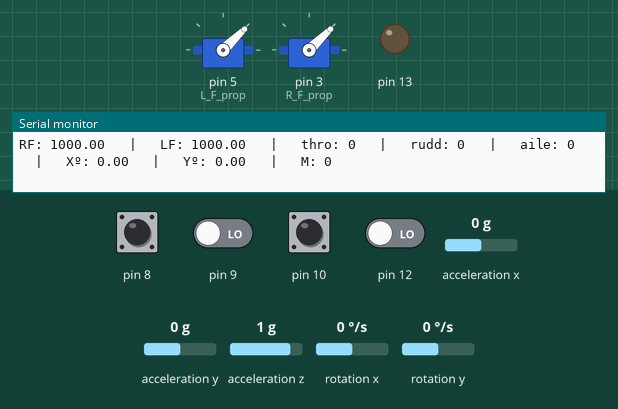
Simulated run of this sketch. Board: Arduino Uno, built with avr-gcc and run on an emulated ATmega328P. Shown: 2 × servo, output pins drawn as LEDs (lit = HIGH), the last lines printed to the serial monitor. Wiring (inferred from the names in the program): MPU-6050 motion sensor at I2C address 0x68. Inputs (shaded band) come from the test bench; at power-on: pin 8–10, pin 12 LOW, acceleration z 1 g, acceleration x 0 g, acceleration y 0 g, rotation x 0 °/s, rotation y 0 °/s.

Above: at 2.6 s.
2.7 s: acceleration z set to 0 g
At 3.3 s:
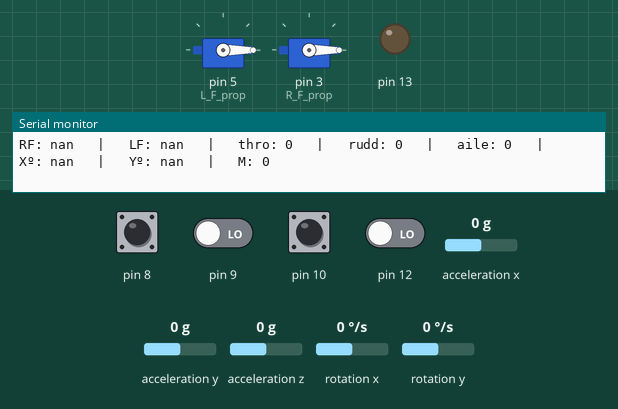
4.3 s: pin 8 pulsed HIGH 2 times (0.12 s each, 0.3 s apart)
7.9 s: pin 10 pulsed HIGH 2 times (0.12 s each, 0.3 s apart)
Timing chart, 0 to 10.9 s (numbered marks = the images above; inputs shaded):
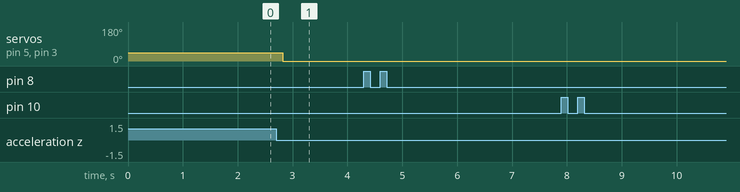

The sketch:

Arduino_drone_2.0_one_axis.ino
```cpp
/* http://www.youtube.com/c/electronoobs
 *
 * This is an example where we control one axis bar with PID
 * and data from the radio receiver and the MPU6050 module
 *
 * Arduino pin    |   MPU6050
 * 5V             |   Vcc
 * GND            |   GND
 * A4             |   SDA
 * A5             |   SCL
 *
 * Left__motor    |   D4
 * Right__motor   |   D7
  */

#include <Wire.h>
#include <Servo.h>

Servo L_F_prop;
//Servo L_B_prop;  //not used for one axis test
Servo R_F_prop;
//Servo R_B_prop;  //not used for one axis test


//We create variables for the time width values of each PWM input signal
unsigned long counter_1, counter_2, counter_3, counter_4, current_count;

//We create 4 variables to stopre the previous value of the input signal (if LOW or HIGH)
byte last_CH1_state, last_CH2_state, last_CH3_state, last_CH4_state;

//To store the 1000us to 2000us value we create variables and store each channel
int input_YAW;      //In my case channel 4 of the receiver and pin D12 of arduino
int input_PITCH;    //In my case channel 2 of the receiver and pin D9 of arduino
int input_ROLL;     //In my case channel 1 of the receiver and pin D8 of arduino
int input_THROTTLE; //In my case channel 3 of the receiver and pin D10 of arduino


/*MPU-6050 gives you 16 bits data so you have to create some float constants
*to store the data for accelerations and gyro*/

//Gyro Variables
float elapsedTime, time, timePrev;        //Variables for time control
int gyro_error=0;                         //We use this variable to only calculate once the gyro data error
float Gyr_rawX, Gyr_rawY, Gyr_rawZ;       //Here we store the raw data read
float Gyro_angle_x, Gyro_angle_y;         //Here we store the angle value obtained with Gyro data
float Gyro_raw_error_x, Gyro_raw_error_y; //Here we store the initial gyro data error

//Acc Variables
int acc_error=0;                            //We use this variable to only calculate once the Acc data error
float rad_to_deg = 180/3.141592654;         //This value is for pasing from radians to degrees values
float Acc_rawX, Acc_rawY, Acc_rawZ;         //Here we store the raw data read
float Acc_angle_x, Acc_angle_y;             //Here we store the angle value obtained with Acc data
float Acc_angle_error_x, Acc_angle_error_y; //Here we store the initial Acc data error
float Total_angle_x, Total_angle_y;


//More variables for the code
int i;
int mot_activated=0;
long activate_count=0;
long des_activate_count=0;


//////////////////////////////PID FOR ROLL///////////////////////////
float roll_PID, pwm_L_F, pwm_L_B, pwm_R_F, pwm_R_B, roll_error, roll_previous_error;
float roll_pid_p=0;
float roll_pid_i=0;
float roll_pid_d=0;
///////////////////////////////ROLL PID CONSTANTS////////////////////
double roll_kp=1.5;//3.55
double roll_ki=0.012;//0.003
double roll_kd=0.25;//2.05
float roll_desired_angle = 0;     //This is the angle in which we whant the


 //Only ROLL is used for this one axis test
//////////////////////////////PID FOR PITCH//////////////////////////
float pitch_PID, pitch_error, pitch_previous_error;
float pitch_pid_p=0;
float pitch_pid_i=0;
float pitch_pid_d=0;
///////////////////////////////PITCH PID CONSTANTS///////////////////
double pitch_kp=0.5;//3.55
double pitch_ki=0.00;//0.003
double pitch_kd=0.00;//2.05
float pitch_desired_angle = 0;     //This is the angle in which we whant the


void setup() {


  //This part is for the PWM input interruptions
  PCICR |= (1 << PCIE0);    //enable PCMSK0 scan
  PCMSK0 |= (1 << PCINT0);  //Set pin D8 trigger an interrupt on state change.
  PCMSK0 |= (1 << PCINT1);  //Set pin D9 trigger an interrupt on state change.
  PCMSK0 |= (1 << PCINT2);  //Set pin D10 trigger an interrupt on state change.
  PCMSK0 |= (1 << PCINT4);  //Set pin D12 trigger an interrupt on state change.


  DDRB |= B00100000;  //D13 as output
  PORTB &= B11011111; //D13 set to LOW

  L_F_prop.attach(5); //left front motor
  //L_B_prop.attach(5); //left back motor  //not used for one axis test
  R_F_prop.attach(3); //right front motor
  //R_B_prop.attach(6); //right back motor //not used for one axis test
  /*in order to make sure that the ESCs won't enter into config mode
  *I send a 1000us pulse to each ESC.*/
  L_F_prop.writeMicroseconds(1000);
  //L_B_prop.writeMicroseconds(1000); //not used for one axis test
  R_F_prop.writeMicroseconds(1000);
  //R_B_prop.writeMicroseconds(1000); //not used for one axis test


  Wire.begin();                           //begin the wire comunication
  Wire.beginTransmission(0x68);           //begin, Send the slave adress (in this case 68)
  Wire.write(0x6B);                       //make the reset (place a 0 into the 6B register)
  Wire.write(0x00);
  Wire.endTransmission(true);             //end the transmission

  Wire.beginTransmission(0x68);           //begin, Send the slave adress (in this case 68)
  Wire.write(0x1B);                       //We want to write to the GYRO_CONFIG register (1B hex)
  Wire.write(0x10);                       //Set the register bits as 00010000 (100dps full scale)
  Wire.endTransmission(true);             //End the transmission with the gyro

  Wire.beginTransmission(0x68);           //Start communication with the address found during search.
  Wire.write(0x1C);                       //We want to write to the ACCEL_CONFIG register (1A hex)
  Wire.write(0x10);                       //Set the register bits as 00010000 (+/- 8g full scale range)
  Wire.endTransmission(true);

  Serial.begin(9600);
  delay(1000);
  time = millis();                         //Start counting time in milliseconds


/*Here we calculate the gyro data error before we start the loop
 * I make the mean of 200 values, that should be enough*/
  if(gyro_error==0)
  {
    for(int i=0; i<200; i++)
    {
      Wire.beginTransmission(0x68);            //begin, Send the slave adress (in this case 68)
      Wire.write(0x43);                        //First adress of the Gyro data
      Wire.endTransmission(false);
      Wire.requestFrom(0x68,4,true);           //We ask for just 4 registers

      Gyr_rawX=Wire.read()<<8|Wire.read();     //Once again we shif and sum
      Gyr_rawY=Wire.read()<<8|Wire.read();

      /*---X---*/
      Gyro_raw_error_x = Gyro_raw_error_x + (Gyr_rawX/32.8);
      /*---Y---*/
      Gyro_raw_error_y = Gyro_raw_error_y + (Gyr_rawY/32.8);
      if(i==199)
      {
        Gyro_raw_error_x = Gyro_raw_error_x/200;
        Gyro_raw_error_y = Gyro_raw_error_y/200;
        gyro_error=1;
      }
    }
  }//end of gyro error calculation


/*Here we calculate the acc data error before we start the loop
 * I make the mean of 200 values, that should be enough*/
  if(acc_error==0)
  {
    for(int a=0; a<200; a++)
    {
      Wire.beginTransmission(0x68);
      Wire.write(0x3B);                       //Ask for the 0x3B register- correspond to AcX
      Wire.endTransmission(false);
      Wire.requestFrom(0x68,6,true);

      Acc_rawX=(Wire.read()<<8|Wire.read())/4096.0 ; //each value needs two registres
      Acc_rawY=(Wire.read()<<8|Wire.read())/4096.0 ;
      Acc_rawZ=(Wire.read()<<8|Wire.read())/4096.0 ;


      /*---X---*/
      Acc_angle_error_x = Acc_angle_error_x + ((atan((Acc_rawY)/sqrt(pow((Acc_rawX),2) + pow((Acc_rawZ),2)))*rad_to_deg));
      /*---Y---*/
      Acc_angle_error_y = Acc_angle_error_y + ((atan(-1*(Acc_rawX)/sqrt(pow((Acc_rawY),2) + pow((Acc_rawZ),2)))*rad_to_deg));

      if(a==199)
      {
        Acc_angle_error_x = Acc_angle_error_x/200;
        Acc_angle_error_y = Acc_angle_error_y/200;
        acc_error=1;
      }
    }
  }//end of acc error calculation
}//end of setup loop

//★★★★★★★★★★★★★★★★★★★★★★★★★★★★★★★★★★★★★★★★★★★★★★★★★★★★★★★★★★★★★★★★★★★★★★★★★★★★★★★★★★

void loop() {


  /////////////////////////////I M U/////////////////////////////////////
  timePrev = time;  // the previous time is stored before the actual time read
  time = millis();  // actual time read
  elapsedTime = (time - timePrev) / 1000;
  /*The tiemStep is the time that elapsed since the previous loop.
  *This is the value that we will use in the formulas as "elapsedTime"
  *in seconds. We work in ms so we have to divide the value by 1000
  to obtain seconds*/
  /*Reed the values that the accelerometre gives.
  * We know that the slave adress for this IMU is 0x68 in
  * hexadecimal. For that in the RequestFrom and the
  * begin functions we have to put this value.*/
 //////////////////////////////////////Gyro read/////////////////////////////////////
  Wire.beginTransmission(0x68);            //begin, Send the slave adress (in this case 68)
  Wire.write(0x43);                        //First adress of the Gyro data
  Wire.endTransmission(false);
  Wire.requestFrom(0x68,4,true);           //We ask for just 4 registers
  Gyr_rawX=Wire.read()<<8|Wire.read();     //Once again we shif and sum
  Gyr_rawY=Wire.read()<<8|Wire.read();
  /*Now in order to obtain the gyro data in degrees/seconds we have to divide first
  the raw value by 32.8 because that's the value that the datasheet gives us for a 1000dps range*/
  /*---X---*/
  Gyr_rawX = (Gyr_rawX/32.8) - Gyro_raw_error_x;
  /*---Y---*/
  Gyr_rawY = (Gyr_rawY/32.8) - Gyro_raw_error_y;
  /*Now we integrate the raw value in degrees per seconds in order to obtain the angle
  * If you multiply degrees/seconds by seconds you obtain degrees */
    /*---X---*/
  Gyro_angle_x = Gyr_rawX*elapsedTime;
  /*---X---*/
  Gyro_angle_y = Gyr_rawY*elapsedTime;


  //////////////////////////////////////Acc read/////////////////////////////////////
  Wire.beginTransmission(0x68);     //begin, Send the slave adress (in this case 68)
  Wire.write(0x3B);                 //Ask for the 0x3B register- correspond to AcX
  Wire.endTransmission(false);      //keep the transmission and next
  Wire.requestFrom(0x68,6,true);    //We ask for next 6 registers starting withj the 3B
  /*We have asked for the 0x3B register. The IMU will send a brust of register.
  * The amount of register to read is specify in the requestFrom function.
  * In this case we request 6 registers. Each value of acceleration is made out of
  * two 8bits registers, low values and high values. For that we request the 6 of them
  * and just make then sum of each pair. For that we shift to the left the high values
  * register (<<) and make an or (|) operation to add the low values.
  If we read the datasheet, for a range of+-8g, we have to divide the raw values by 4096*/
  Acc_rawX=(Wire.read()<<8|Wire.read())/4096.0 ; //each value needs two registres
  Acc_rawY=(Wire.read()<<8|Wire.read())/4096.0 ;
  Acc_rawZ=(Wire.read()<<8|Wire.read())/4096.0 ;
 /*Now in order to obtain the Acc angles we use euler formula with acceleration values
 after that we substract the error value found before*/
 /*---X---*/
 Acc_angle_x = (atan((Acc_rawY)/sqrt(pow((Acc_rawX),2) + pow((Acc_rawZ),2)))*rad_to_deg) - Acc_angle_error_x;
 /*---Y---*/
 Acc_angle_y = (atan(-1*(Acc_rawX)/sqrt(pow((Acc_rawY),2) + pow((Acc_rawZ),2)))*rad_to_deg) - Acc_angle_error_y;


 //////////////////////////////////////Total angle and filter/////////////////////////////////////
 /*---X axis angle---*/
 Total_angle_x = 0.98 *(Total_angle_x + Gyro_angle_x) + 0.02*Acc_angle_x;
 /*---Y axis angle---*/
 Total_angle_y = 0.98 *(Total_angle_y + Gyro_angle_y) + 0.02*Acc_angle_y;


/*///////////////////////////P I D///////////////////////////////////*/
roll_desired_angle = map(input_ROLL,1000,2000,-10,10);
//pitch_desired_angle = map(input_PITCH,1000,2000,-10,10);

/*First calculate the error between the desired angle and
*the real measured angle*/
roll_error = Total_angle_y - roll_desired_angle;
//pitch_error = Total_angle_x - pitch_desired_angle;
/*Next the proportional value of the PID is just a proportional constant
*multiplied by the error*/
roll_pid_p = roll_kp*roll_error;
//pitch_pid_p = pitch_kp*pitch_error;
/*The integral part should only act if we are close to the
desired position but we want to fine tune the error. That's
why I've made a if operation for an error between -2 and 2 degree.
To integrate we just sum the previous integral value with the
error multiplied by  the integral constant. This will integrate (increase)
the value each loop till we reach the 0 point*/
if(-3 < roll_error <3)
{
  roll_pid_i = roll_pid_i+(roll_ki*roll_error);
}

/*
if(-3 < pitch_error <3)
{
  pitch_pid_i = pitch_pid_i+(pitch_ki*pitch_error);
}
*/

/*The last part is the derivate. The derivate acts upon the speed of the error.
As we know the speed is the amount of error that produced in a certain amount of
time divided by that time. For taht we will use a variable called previous_error.
We substract that value from the actual error and divide all by the elapsed time.
Finnaly we multiply the result by the derivate constant*/
roll_pid_d = roll_kd*((roll_error - roll_previous_error)/elapsedTime);
//pitch_pid_d = pitch_kd*((pitch_error - pitch_previous_error)/elapsedTime);
/*The final PID values is the sum of each of this 3 parts*/
roll_PID = roll_pid_p + roll_pid_i + roll_pid_d;
//pitch_PID = pitch_pid_p + pitch_pid_i + pitch_pid_d;
/*We know taht the min value of PWM signal is 1000us and the max is 2000. So that
tells us that the PID value can/s oscilate more than -1000 and 1000 because when we
have a value of 2000us the maximum value taht we could substract is 1000 and when
we have a value of 1000us for the PWM signal, the maximum value that we could add is 1000
to reach the maximum 2000us. But we don't want to act over the entire range so -+400 should be enough*/
if(roll_PID < -400){roll_PID=-400;}
if(roll_PID > 400) {roll_PID=400; }
if(pitch_PID < -4000){pitch_PID=-400;}
if(pitch_PID > 400) {pitch_PID=400;}

/*Finnaly we calculate the PWM width. We sum the desired throttle and the PID value*/
pwm_R_F  = input_THROTTLE - roll_PID; //- pitch_PID;
//pwm_R_B  = 115 + input_THROTTLE - roll_PID + pitch_PID;   //not used in this one axis example
//pwm_L_B  = 115 + input_THROTTLE + roll_PID + pitch_PID;
pwm_L_F  = input_THROTTLE + roll_PID; //- pitch_PID;   //not used in this one axis example


/*Once again we map the PWM values to be sure that we won't pass the min
and max values. Yes, we've already maped the PID values. But for example, for
throttle value of 1300, if we sum the max PID value we would have 2300us and
that will mess up the ESC.*/
//Right front
if(pwm_R_F < 1000)
{
  pwm_R_F= 1000;
}
if(pwm_R_F > 2000)
{
  pwm_R_F=2000;
}

//Left front
if(pwm_L_F < 1000)
{
  pwm_L_F= 1000;
}
if(pwm_L_F > 2000)
{
  pwm_L_F=2000;
}

//Right back
if(pwm_R_B < 1000)
{
  pwm_R_B= 1000;
}
if(pwm_R_B > 2000)
{
  pwm_R_B=2000;
}

//Left back
if(pwm_L_B < 1000)
{
  pwm_L_B= 1000;
}
if(pwm_L_B > 2000)
{
  pwm_L_B=2000;
}

roll_previous_error = roll_error; //Remember to store the previous error.
pitch_previous_error = pitch_error; //Remember to store the previous error.


 Serial.print("RF: ");
 Serial.print(pwm_R_F);
 //Serial.print("   |   ");
 //Serial.print("RB: ");
 //Serial.print(pwm_R_B);
 //Serial.print("   |   ");
 //Serial.print("LB: ");
 //Serial.print(pwm_L_B);
 Serial.print("   |   ");
 Serial.print("LF: ");
 Serial.print(pwm_L_F);
 Serial.print("   |   ");
 Serial.print("thro: ");
 Serial.print(input_THROTTLE);
 Serial.print("   |   ");
 Serial.print("rudd: ");
 Serial.print(input_YAW);
 Serial.print("   |   ");
 Serial.print("aile: ");
 Serial.print(input_ROLL);


 Serial.print("   |   ");
 Serial.print("Xº: ");
 Serial.print(Total_angle_x);
 Serial.print("   |   ");
 Serial.print("Yº: ");
 Serial.print(Total_angle_y);
 Serial.print("   |   ");
 Serial.print("M: ");
 Serial.print(mot_activated);
 Serial.println(" ");


/*now we can write the values PWM to the ESCs only if the motor is activated
*/

 // if(mot_activated)
//  {
  L_F_prop.writeMicroseconds(pwm_L_F);
  //L_B_prop.writeMicroseconds(pwm_L_B); //not used in the one axis example
  R_F_prop.writeMicroseconds(pwm_R_F);
  //R_B_prop.writeMicroseconds(pwm_R_B); //not used in the one axis example
 // }
 /*
  if(!mot_activated)
  {
    L_F_prop.writeMicroseconds(1000);
    //L_B_prop.writeMicroseconds(1000);
    R_F_prop.writeMicroseconds(1000);
    //R_B_prop.writeMicroseconds(1000);
  }

*/

  if(input_THROTTLE < 1150 && input_YAW > 1800 && !mot_activated)
  {
    if(activate_count==200)
    {
      mot_activated=1;
      PORTB |= B00100000; //D13 LOW

    }
    activate_count=activate_count+1;
  }
  if(!(input_THROTTLE < 1150 && input_YAW > 1800) && !mot_activated)
  {
    activate_count=0;
  }

   if(input_THROTTLE < 1150 && input_YAW < 1150 && mot_activated)
  {
    if(des_activate_count==300)
    {
      mot_activated=0;
      PORTB &= B11011111; //D13 LOW
    }
    des_activate_count=des_activate_count+1;
  }
  if(!(input_THROTTLE < 1150 && input_YAW < 1150) && mot_activated)
  {
    des_activate_count=0;
  }

}


ISR(PCINT0_vect){
//First we take the current count value in micro seconds using the micros() function

  current_count = micros();
  ///////////////////////////////////////Channel 1
  if(PINB & B00000001){                              //We make an AND with the pin state register, We verify if pin 8 is HIGH???
    if(last_CH1_state == 0){                         //If the last state was 0, then we have a state change...
      last_CH1_state = 1;                            //Store the current state into the last state for the next loop
      counter_1 = current_count;                     //Set counter_1 to current value.
    }
  }
  else if(last_CH1_state == 1){                      //If pin 8 is LOW and the last state was HIGH then we have a state change
    last_CH1_state = 0;                              //Store the current state into the last state for the next loop
    input_ROLL = current_count - counter_1;   //We make the time difference. Channel 1 is current_time - timer_1.
  }


  ///////////////////////////////////////Channel 2
  if(PINB & B00000010 ){                             //pin D9 -- B00000010
    if(last_CH2_state == 0){
      last_CH2_state = 1;
      counter_2 = current_count;
    }
  }
  else if(last_CH2_state == 1){
    last_CH2_state = 0;
    input_PITCH = current_count - counter_2;
  }


  ///////////////////////////////////////Channel 3
  if(PINB & B00000100 ){                             //pin D10 - B00000100
    if(last_CH3_state == 0){
      last_CH3_state = 1;
      counter_3 = current_count;
    }
  }
  else if(last_CH3_state == 1){
    last_CH3_state = 0;
    input_THROTTLE = current_count - counter_3;

  }


  ///////////////////////////////////////Channel 4
  if(PINB & B00010000 ){                             //pin D12  -- B00010000
    if(last_CH4_state == 0){
      last_CH4_state = 1;
      counter_4 = current_count;
    }
  }
  else if(last_CH4_state == 1){
    last_CH4_state = 0;
    input_YAW = current_count - counter_4;
  }


}
```

Measured:
- after the input at 2.7 s, servo on pin 5 (L_F_prop), servo on pin 3 (R_F_prop): 44° → 0° after 0.12 s
